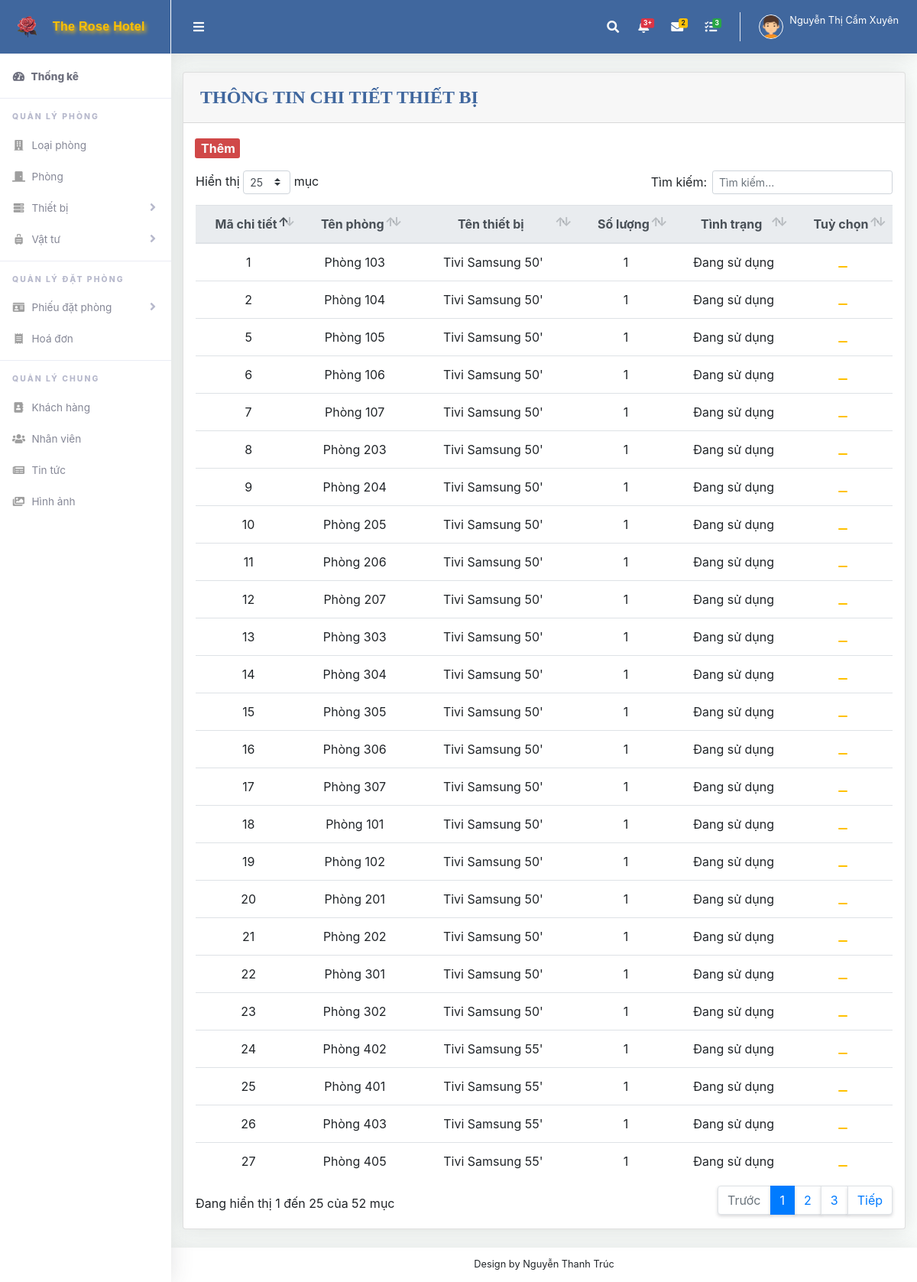
The app's page /QLCTTB.php (signed in) with its own data.
### tables this page shows
CREATE TABLE `chi_tiet_thiet_bi` (
  `ma_cttb` int(11) NOT NULL,
  `ma_phong` int(11) NOT NULL,
  `ma_thiet_bi` int(11) NOT NULL,
  `so_luong_trong_phong` int(11) NOT NULL,
  `tinh_trang` varchar(100) NOT NULL
);

CREATE TABLE `phong` (
  `ma_phong` int(11) NOT NULL,
  `ma_loai` int(11) NOT NULL,
  `ten_phong` varchar(100) NOT NULL
);

CREATE TABLE `thiet_bi` (
  `ma_thiet_bi` int(11) NOT NULL,
  `ten_thiet_bi` varchar(100) NOT NULL,
  `so_luong_tong` int(11) NOT NULL,
  `so_luong_ton` int(11) NOT NULL
);

### QLCTTB.php (the view, shortened to what this page needs)
<?php include ("header.php");
?>
<div class="row">
    <div class="col-lg-12">
        <div class="card mb-4">
            <div class="card-header py-3 d-flex flex-row align-items-center justify-content-between">
                <h6>THÔNG TIN CHI TIẾT THIẾT BỊ</h6>
            </div>
            <a class="btthem" href="themQLCTTB.php">
                <button>
                <ion-icon name="add-circle"></ion-icon>Thêm</button></a>
            <div class="table-responsive p-3">
                <table class="table align-items-center table-flush" id="dataTable">
                    <thead class="thead-light">
                        <tr>
                            <th>Mã chi tiết</th>
                            <th>Tên phòng</th>
                            <th>Tên thiết bị</th>
                            <th>Số lượng</th>
                            <th>Tình trạng</th>
                            <th>Tuỳ chọn</th>
                        </tr>
                    </thead>
                    <tbody>
                        <?php
                        include ("ketnoi.php");
                        $sql = "select * from chi_tiet_thiet_bi ";
                        $kq = mysqli_query($conn, $sql) or die("Không thể xuất thông tin " . mysqli_error());
                        while ($row = mysqli_fetch_array($kq)) {
                            $phongs = $row["ma_phong"];
                            $sql2 = "SELECT * FROM phong WHERE ma_phong='" . $phongs . "'";
                            $kq2 = mysqli_query($conn, $sql2) or die("Không thể xuất thông tin " . mysqli_error());
                            $phong = mysqli_fetch_array($kq2);
                            $thiet_bis = $row["ma_thiet_bi"];
                            $sql3 = "SELECT * FROM thiet_bi WHERE ma_thiet_bi='" . $thiet_bis . "'";
                            $kq3 = mysqli_query($conn, $sql3) or die("Không thể xuất thông tin " . mysqli_error());
                            $thiet_bi = mysqli_fetch_array($kq3);
                            echo "<td>" . $row["ma_cttb"] . "</td>";
                            $usern = $row["ma_cttb"];
                            echo "<td>" . $phong["ten_phong"] . "</td>";
                            echo "<td>" . $thiet_bi["ten_thiet_bi"] . "</td>";
                            echo "<td>" . $row["so_luong_trong_phong"] . "</td>";
                            echo "<td>" . $row["tinh_trang"] . "</td>";
                            echo "<td>
                    <a href='suaQLCTTB.php?user=$usern'><button class='pencil'><ion-icon name='pencil'></ion-icon></button></a>
                </td>";
                        }
                        ?>
                    </tbody>
                </table>
            </div>
        </div>
    </div>
</div>
<?php include ("footer.php"); ?>

### QLCTTB.php (style rules this page uses)
.btthem>button { display: flex; color: #fafafa; font-weight: bolder; border: none; background-color: #D04848; border-radius: 3px; margin-left: 15px; margin-top: 20px; gap: 2px; justify-content: center; align-items: center; }
h6 { font-size: 1.5rem; font-family: Tahoma; color: #40679E; font-weight: 600; margin: 2px; }
.pencil { color: white; border: none; background-color: #FFC100; border-radius: 3px; }
.table th, .table td { text-align: center; vertical-align: middle; }

### records on screen
chi_tiet_thiet_bi: ma_cttb "1", ma_phong.ten_phong "Phòng 103", ma_thiet_bi.ten_thiet_bi "Tivi Samsung 50'", so_luong_trong_phong "1", tinh_trang "Đang sử dụng"
chi_tiet_thiet_bi: ma_cttb "2", ma_phong.ten_phong "Phòng 104", ma_thiet_bi.ten_thiet_bi "Tivi Samsung 50'", so_luong_trong_phong "1", tinh_trang "Đang sử dụng"
chi_tiet_thiet_bi: ma_cttb "5", ma_phong.ten_phong "Phòng 105", ma_thiet_bi.ten_thiet_bi "Tivi Samsung 50'", so_luong_trong_phong "1", tinh_trang "Đang sử dụng"
chi_tiet_thiet_bi: ma_cttb "6", ma_phong.ten_phong "Phòng 106", ma_thiet_bi.ten_thiet_bi "Tivi Samsung 50'", so_luong_trong_phong "1", tinh_trang "Đang sử dụng"
chi_tiet_thiet_bi: ma_cttb "7", ma_phong.ten_phong "Phòng 107", ma_thiet_bi.ten_thiet_bi "Tivi Samsung 50'", so_luong_trong_phong "1", tinh_trang "Đang sử dụng"
chi_tiet_thiet_bi: ma_cttb "8", ma_phong.ten_phong "Phòng 203", ma_thiet_bi.ten_thiet_bi "Tivi Samsung 50'", so_luong_trong_phong "1", tinh_trang "Đang sử dụng"
chi_tiet_thiet_bi: ma_cttb "9", ma_phong.ten_phong "Phòng 204", ma_thiet_bi.ten_thiet_bi "Tivi Samsung 50'", so_luong_trong_phong "1", tinh_trang "Đang sử dụng"
chi_tiet_thiet_bi: ma_cttb "10", ma_phong.ten_phong "Phòng 205", ma_thiet_bi.ten_thiet_bi "Tivi Samsung 50'", so_luong_trong_phong "1", tinh_trang "Đang sử dụng"
chi_tiet_thiet_bi: ma_cttb "11", ma_phong.ten_phong "Phòng 206", ma_thiet_bi.ten_thiet_bi "Tivi Samsung 50'", so_luong_trong_phong "1", tinh_trang "Đang sử dụng"
chi_tiet_thiet_bi: ma_cttb "12", ma_phong.ten_phong "Phòng 207", ma_thiet_bi.ten_thiet_bi "Tivi Samsung 50'", so_luong_trong_phong "1", tinh_trang "Đang sử dụng"
chi_tiet_thiet_bi: ma_cttb "13", ma_phong.ten_phong "Phòng 303", ma_thiet_bi.ten_thiet_bi "Tivi Samsung 50'", so_luong_trong_phong "1", tinh_trang "Đang sử dụng"
chi_tiet_thiet_bi: ma_cttb "14", ma_phong.ten_phong "Phòng 304", ma_thiet_bi.ten_thiet_bi "Tivi Samsung 50'", so_luong_trong_phong "1", tinh_trang "Đang sử dụng"
chi_tiet_thiet_bi: ma_cttb "15", ma_phong.ten_phong "Phòng 305", ma_thiet_bi.ten_thiet_bi "Tivi Samsung 50'", so_luong_trong_phong "1", tinh_trang "Đang sử dụng"
chi_tiet_thiet_bi: ma_cttb "16", ma_phong.ten_phong "Phòng 306", ma_thiet_bi.ten_thiet_bi "Tivi Samsung 50'", so_luong_trong_phong "1", tinh_trang "Đang sử dụng"
chi_tiet_thiet_bi: ma_cttb "17", ma_phong.ten_phong "Phòng 307", ma_thiet_bi.ten_thiet_bi "Tivi Samsung 50'", so_luong_trong_phong "1", tinh_trang "Đang sử dụng"
chi_tiet_thiet_bi: ma_cttb "18", ma_phong.ten_phong "Phòng 101", ma_thiet_bi.ten_thiet_bi "Tivi Samsung 50'", so_luong_trong_phong "1", tinh_trang "Đang sử dụng"
chi_tiet_thiet_bi: ma_cttb "19", ma_phong.ten_phong "Phòng 102", ma_thiet_bi.ten_thiet_bi "Tivi Samsung 50'", so_luong_trong_phong "1", tinh_trang "Đang sử dụng"
chi_tiet_thiet_bi: ma_cttb "20", ma_phong.ten_phong "Phòng 201", ma_thiet_bi.ten_thiet_bi "Tivi Samsung 50'", so_luong_trong_phong "1", tinh_trang "Đang sử dụng"
chi_tiet_thiet_bi: ma_cttb "21", ma_phong.ten_phong "Phòng 202", ma_thiet_bi.ten_thiet_bi "Tivi Samsung 50'", so_luong_trong_phong "1", tinh_trang "Đang sử dụng"
chi_tiet_thiet_bi: ma_cttb "22", ma_phong.ten_phong "Phòng 301", ma_thiet_bi.ten_thiet_bi "Tivi Samsung 50'", so_luong_trong_phong "1", tinh_trang "Đang sử dụng"
chi_tiet_thiet_bi: ma_cttb "23", ma_phong.ten_phong "Phòng 302", ma_thiet_bi.ten_thiet_bi "Tivi Samsung 50'", so_luong_trong_phong "1", tinh_trang "Đang sử dụng"
chi_tiet_thiet_bi: ma_cttb "24", ma_phong.ten_phong "Phòng 402", ma_thiet_bi.ten_thiet_bi "Tivi Samsung 55'", so_luong_trong_phong "1", tinh_trang "Đang sử dụng"
chi_tiet_thiet_bi: ma_cttb "25", ma_phong.ten_phong "Phòng 401", ma_thiet_bi.ten_thiet_bi "Tivi Samsung 55'", so_luong_trong_phong "1", tinh_trang "Đang sử dụng"
chi_tiet_thiet_bi: ma_cttb "26", ma_phong.ten_phong "Phòng 403", ma_thiet_bi.ten_thiet_bi "Tivi Samsung 55'", so_luong_trong_phong "1", tinh_trang "Đang sử dụng"
chi_tiet_thiet_bi: ma_cttb "27", ma_phong.ten_phong "Phòng 405", ma_thiet_bi.ten_thiet_bi "Tivi Samsung 55'", so_luong_trong_phong "1", tinh_trang "Đang sử dụng"

### other values on screen
$_SESSION['ho_ten'] "Nguyễn Thị Cẩm Xuyên"
